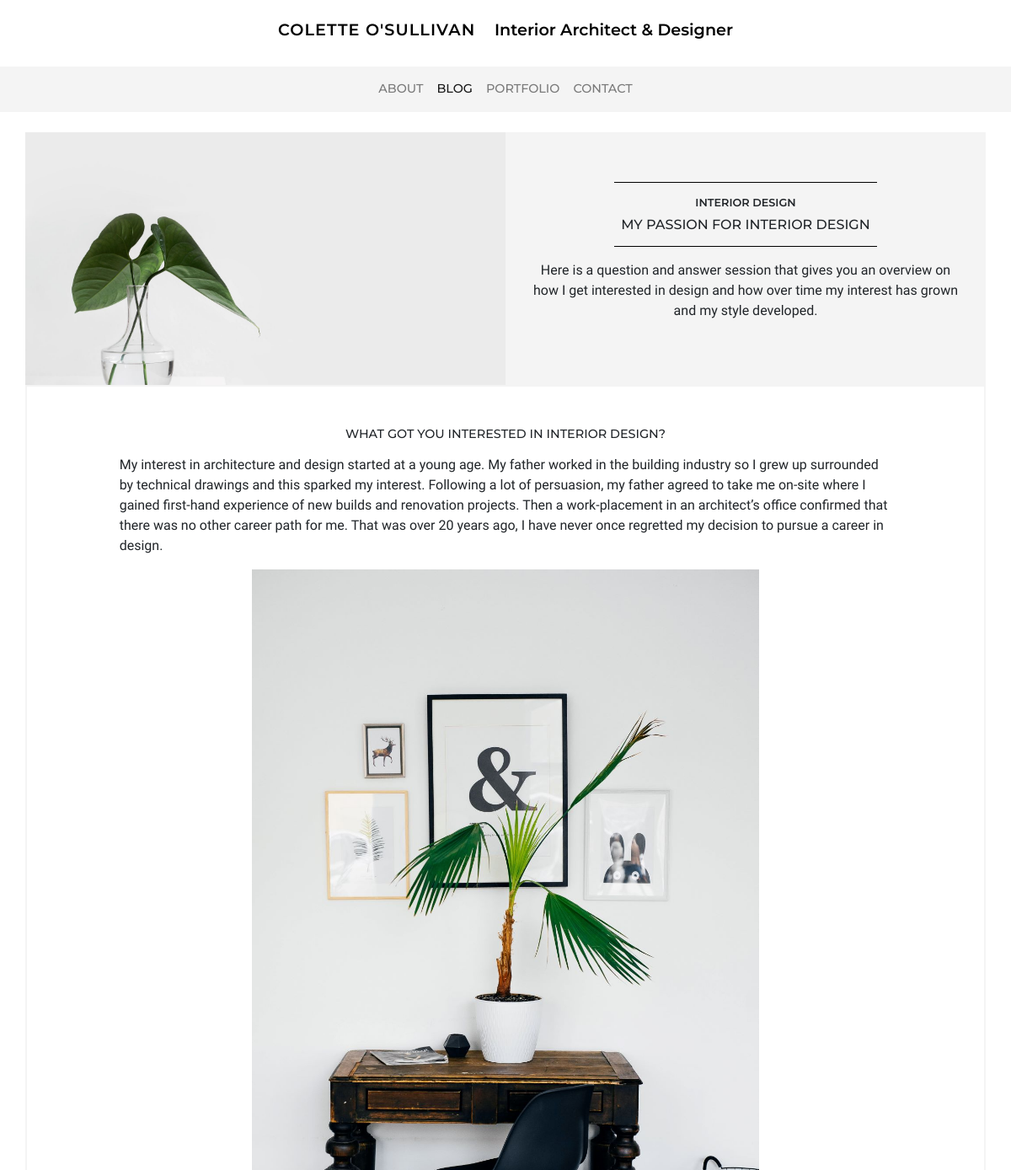
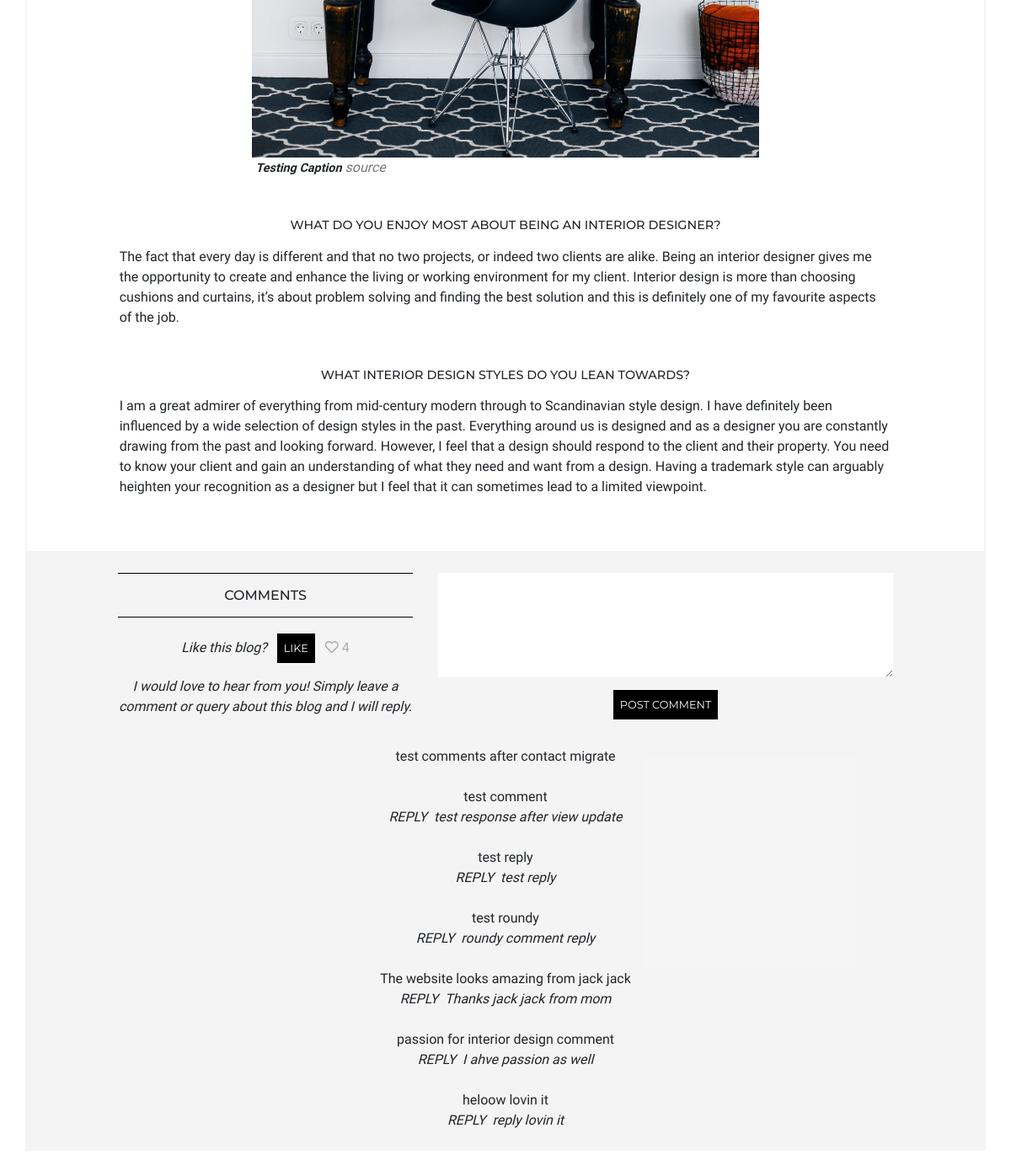
Page /blog/3 on the committed database (2 pictures, top to bottom).
### blog/models.py (models this page shows, shortened)
class Blog(models.Model):
    category = models.ForeignKey('Category', on_delete=models.CASCADE, related_name='blogs') # no null !!!
    title = models.CharField(max_length=50) # char blank - no blank
    date = models.DateField(default=timezone.now) # auto
    image = models.ImageField(default='blog_default.jpg', upload_to='blog_images') # image blank
    content = models.TextField(blank=True) # text blank
    order = models.IntegerField(null=True, blank=True) # null ok - should not be required in form!!!
    exclude = models.BooleanField(default=False) # yes no
    like = models.IntegerField(default=0)

class Category(models.Model):
    title = models.CharField(max_length=20)

class Section(models.Model):
    blog = models.ForeignKey('Blog', on_delete=models.CASCADE, related_name='sections') #gotta have
    title = models.CharField(max_length=500, blank=True) # char blank
    content = models.TextField()
    image = models.ImageField(blank=True, upload_to='blog_images') # ?
    caption = models.CharField(max_length=200, blank=True)
    caption_url = models.URLField(max_length=200, blank=True)
    exclude = models.BooleanField(default=False)

class Comment(models.Model):
    blog = models.ForeignKey('Blog', on_delete=models.CASCADE, related_name='comments')
    date = models.DateField(default=timezone.now)
    content = models.TextField() # don't want this to blank ever
    reply = models.TextField(blank=True)
    exclude = models.BooleanField(default=False)

### blog/views.py (the view, shortened to what this page needs)
# urls.py: path('<pk>', views.blog, name='blog'),
def blog(request, pk):
    blog = Blog.objects.get(pk=pk)
    sections = Section.objects.filter(blog=blog)
    comments = Comment.objects.filter(exclude=False, blog=blog).order_by('-id')
    form = CommentForm()
    context = {'title': 'Blog', 'blog': blog, 'sections': sections, 'comments': comments, 'form': form}
    return render(request, 'blog/blog.html', context)

### blog/forms.py
class CommentForm(forms.ModelForm):
    class Meta:
        model = Comment
        fields = ['content']
        labels = {'content': _(''),}
        widgets = {'content': Textarea(attrs={'rows':5, 'class': 'textarea-style'}),}

### blog/templates/blog/blog.html (shortened to what this page needs)
{% extends 'base.html' %}
{% block content%}
<header class="row mt-4" data-page="{{ title }}">
    <div class="col-12 col-md-6 order-2 order-md-1 bg-img d-flex justify-content-center"
        style="background-image: url({{ blog.image.url }})">
    </div>
    <div class="col-12 col-md-6 order-1 order-md-2 bg-color--stone d-flex justify-content-center">
        <div class="align-self-center m-3 text-center">
            <div class="d-none d-md-inline-block header-border">
                <h1 class="header-category">{{ blog.category.title }}</h1>
                <h2 class="header-title">{{ blog.title }}</h2>
            </div>
            <p>{{ blog.content|linebreaks }}</p>
        </div>
    </div>
</header>
<section class="row border-color--stone">
    <div class="col-12 col-lg-10 offset-lg-1 mb-5">
        {% for section in sections %}
        <div class="mt-5">
            <h3 class="h-section">{{ section.title }}</h3>
            <p>{{ section.content|linebreaks }}</p>
            {% if section.image %}
            <figure class="row">
                <div class="col-12 col-md-8 offset-md-2">
                    <img src="{{ section.image.url }}" class="img-fluid" alt="Placeholder image">
                    <figcaption class="d-inline-block pl-md-1 ">
                        {{ section.caption }}
                    </figcaption>
                    {% if section.caption_url %}
                        <a href="{{ section.caption_url }}" class="link">
                            source
                        </a>
                    {% endif %}
                </div>
            </figure>
            {% endif %}
        </div>
        {% endfor %}
    </div>
</section>
<section class="row bg-color--stone pt-4 mb-4">
    <header class="col-12 col-md-5 col-lg-4 offset-lg-1 text-center">
        <div class="header-border">
            <h1 class="header-title mt-2">COMMENTS</h1>
        </div>
        <span class="d-inline-block mt-4">Like this blog?</span>
        <a class="d-inline-block button-a" href="{% url 'like' pk=blog.id %}">Like</a>
        <i class="far fa-heart mute"></i>
        <mute>{{ blog.like }}</mute>
        <span class="d-block mt-2 mb-2">I would love to hear from you! Simply leave a comment or query about this blog and I will reply.
        </span>
    </header>
    <div class="col-12 col-md-7 col-lg-6 text-center">
        <form method="POST">
            {{ form }}
            <button type="submit">POST COMMENT</button>
        </form>
    </div>
    <div class="col-12 col-lg-10 offset-lg-1 text-center mt-4">
        {% for comment in comments %}
        <p class="mb-4">{{ comment.content }} <br>
            {% if comment.reply %}
            <span class="mr-2">REPLY</span><span class="">{{ comment.reply }}</span></p>
        {% endif %}
        {% endfor %}
    </div>
</section>
{% endblock %}

### static/css/main.css (style rules this page uses)
body { font-family: 'Ibarra Real Nova', serif; }
span { font-style: italic; }
h1, h2, h3, h4 { font-family: 'Montserrat', sans-serif; text-transform: uppercase; }
figcaption { font-size: .9rem; font-style: italic; font-weight: 600; }
.link { text-decoration: none; font-style: italic; color: #787676; }
.h-section { font-weight: 500; font-size: .9rem; text-align: center; }
a { color: #000000; text-decoration: none; }
mute, .mute { color: #aeacac; }
.header-border { border-top: solid 1px #000000; border-bottom: solid 1px #000000; text-align: center; padding: .5rem; }
.header-category { font-weight: 600; font-size: .8rem; margin-top: .5rem; text-transform: uppercase; }
.header-title { font-weight: 500; font-size: 1rem; text-transform: uppercase; }
.bg-img { background-size: cover; background-position: center; background-repeat: no-repeat; min-height: 300px; }
.bg-color--stone { background-color: rgba(244, 244, 244, .95); }
.border-color--stone { border: 2px solid rgba(244, 244, 244); }
.textarea-style { width: 100%; border: 0; }
button, .button-a { background-color: #000000; color: #ffffff; border: 0px; font-size: .8rem; text-transform: uppercase; font-family: 'Montserrat', sans-serif; padding: 8px; margin: 8px; }

### rows in the picture
Blog: image (picture), category "INTERIOR DESIGN", title "MY PASSION FOR INTERIOR DESIGN", content "Here is a question and answer session that gives you an overview on how I get interested in design and how over time my interest has grown and my style developed.", like "4"
Section: title "WHAT GOT YOU INTERESTED IN INTERIOR DESIGN?", content "My interest in architecture and design started at a young age. My father worked in the building industry so I grew up surrounded by technical drawings and this sparked my interest. Following a lot of persuasion, my father agreed to take me on-site where I gained first-hand experience of new builds and renovation projects. Then a work-placement in an architect’s office confirmed that there was no other career path for me. That was over 20 years ago, I have never once regretted my decision to pursue a career in design.", image (picture), caption "Testing Caption"
Section: title "WHAT DO YOU ENJOY MOST ABOUT BEING AN INTERIOR DESIGNER?", content "The fact that every day is different and that no two projects, or indeed two clients are alike. Being an interior designer gives me the opportunity to create and enhance the living or working environment for my client. Interior design is more than choosing cushions and curtains, it’s about problem solving and finding the best solution and this is definitely one of my favourite aspects of the job."
Section: title "WHAT INTERIOR DESIGN STYLES DO YOU LEAN TOWARDS?", content "I am a great admirer of everything from mid-century modern through to Scandinavian style design. I have definitely been influenced by a wide selection of design styles in the past. Everything around us is designed and as a designer you are constantly drawing from the past and looking forward. However, I feel that a design should respond to the client and their property. You need to know your client and gain an understanding of what they need and want from a design. Having a trademark style can arguably heighten your recognition as a designer but I feel that it can sometimes lead to a limited viewpoint."
Comment: content "test comments after contact migrate"
Comment: content "test comment", reply "test response after view update"
Comment: content "test reply", reply "test reply"
Comment: content "test roundy", reply "roundy comment reply"
Comment: content "The website looks amazing from jack jack", reply "Thanks jack jack from mom"
Comment: content "passion for interior design comment", reply "I ahve passion as well"
Comment: content "heloow lovin it", reply "reply lovin it"
